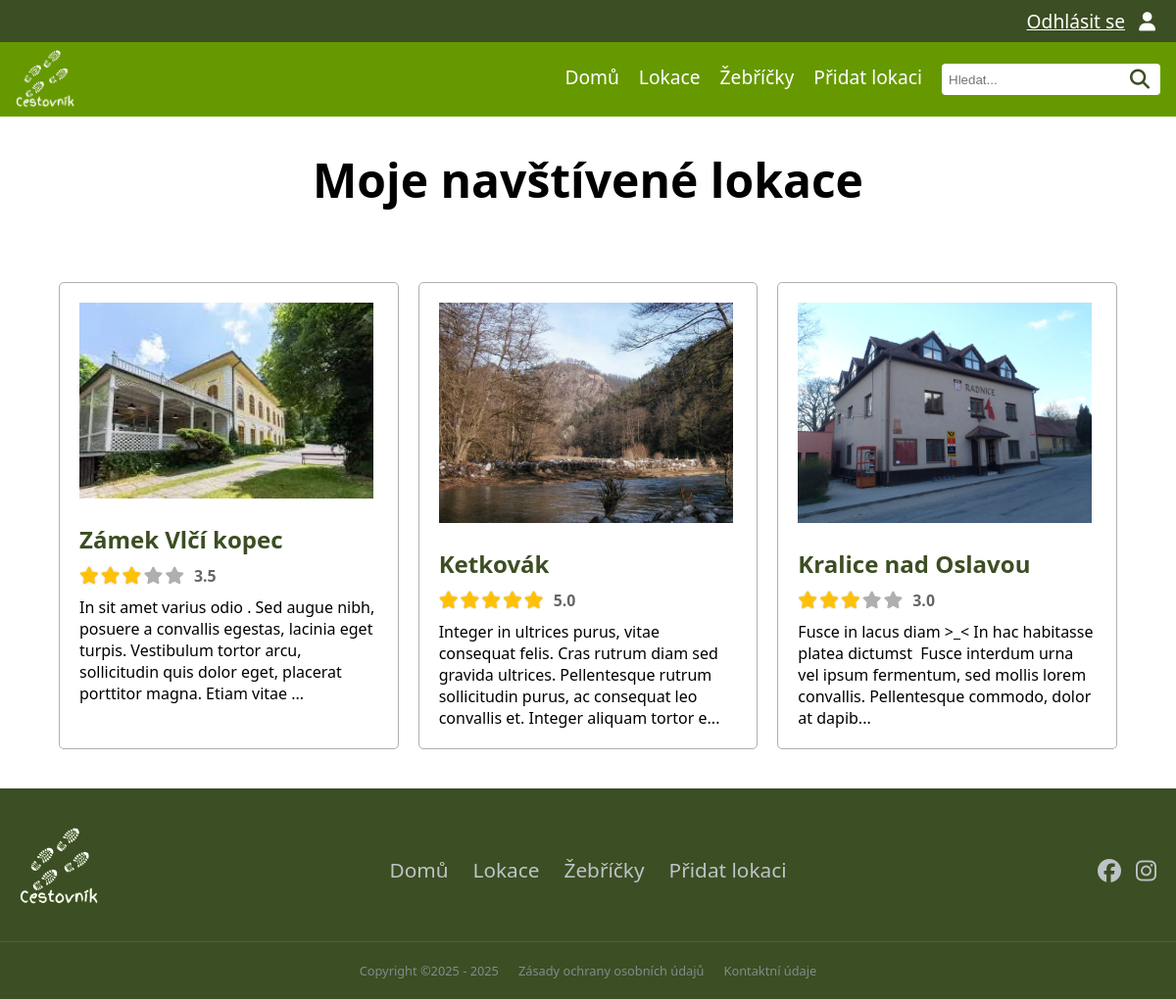
Page /my_profile_visited_locations (signed in) on the committed database.
### tables this page shows
CREATE TABLE "location"
(
    id                  INTEGER
        primary key autoincrement,
    name                VARCHAR                   not null,
    description         VARCHAR,
    date_location_added TEXT default current_date not null,
    id_user             INTEGER                   not null
        constraint location_user_id_fk
            references user
            on delete cascade,
    id_status           INTEGER                   not null
        constraint location_location_status_id_fk
            references location_status
);

### pages/my_profile.py (the view)
@router.get("/my_profile_visited_locations", response_class=HTMLResponse)
async def my_profile_visited_locations(request: Request, svc_location: LocationService = Depends(locations_service)):
    if not request.session.get("user"):
        return RedirectResponse(url="/login", status_code=303)
    user_id = request.session.get('user')['id']
    locations = svc_location.list_my_visited_locations(user_id)
    return request.app.state.templates.TemplateResponse(
        "my_profile_locations.html",
        {
            "request": request,
            "title": "Moje navštívené lokace",
            "locations": locations,
            "pending": False
        }
    )

### templates/my_profile_locations.html (shortened to what this page needs)
{% extends "base.html" %}
{% block head %}
    <link rel="stylesheet" href="{{ url_for('static', path='css/rankings.css') }}">
    <link rel="stylesheet" href="{{ url_for('static', path='css/rating.css') }}">
{% endblock %}
{% block content %}
    <h1>{{ title }}</h1>
    <div class="container">
        <div class="locations-container">
            {% for loc in locations %}
                <div class="location-box">
                    {% if not pending %}
                    <a href="{{ url_for('location_detail',  location_id=loc['id']) }}">
                        <div class="location-box-img">
                            {% if loc['photo'] %}
                                <img alt="{{ loc['photo']['alt_text'] }}" src="/{{ loc['photo']['url'] }}">
                            {% else %}
                                <img alt="No photo" src="{{ url_for('static', path='img/web/noImage.webp') }}"
                                     class="noImage">
                            {% endif %}
                        </div>
                        <div class="location-box-heading">
                            <h2>{{ loc['name'] }}</h2>
                        </div>
                        <div class="rating-stars" title="Průměrné hodnocení: {{ (loc['avg_rating'] or 0) | round(1) }}">
                            {% set active_stars = loc['avg_rating'] | int %}
                            {% set inactive_stars = 5 - active_stars %}
                            {% for i in range(active_stars) %}
                                <i class="fa-solid fa-star star-active"></i>
                            {% endfor %}
                            {% for i in range(inactive_stars) %}
                                <i class="fa-solid fa-star star-inactive"></i>
                            {% endfor %}
                            <span class="rating-value">
                        {% if loc['avg_rating'] %}
                            {{ loc['avg_rating'] | round(1) }}
                        {% else %}
                            0.0
                        {% endif %}
                        </span>
                        </div>
                        <div class="location-box-description">
                            {{ loc['description'] | truncate(200, True, '...') | safe | striptags }}
                        </div>
                    </a>
                {% endif %}
                </div>
            {% endfor %}
        </div>
    </div>
{% endblock %}

### static/css/style.css (style rules this page uses)
:root { font-family: system-ui, -apple-system, Segoe UI, Roboto, sans-serif; --background-color: white; --text-color: black; --light-green-color: #669900; --dark-green-color: #3c4e23; --white-text-color: white; --neutral-gray-color: #afafaf; --shadow-gray-color: #c8c8c8; --star-gold-color: #ffc107; --google-red-color:#DB4437; font-size: 16px; }
html, body { margin:0; padding: 0; background: var(--background-color); }
body { display: flex; flex-direction: column; min-height: 100vh; }
h1 { font-size: 3em; text-align: center; }

### static/css/rankings.css (style rules this page uses)
.container { display: grid; grid-template-columns: 1fr; width: 90%; margin: 0 auto; }
.locations-container { display: grid; grid-template-columns: 1fr 1fr 1fr; gap: 20px; margin: 5vh 0 5vh 0; }
.location-box { display: flex; flex-direction: column; border: 1px solid var(--neutral-gray-color); border-radius: 5px; padding: 20px; }
.location-box a { text-decoration: none; color: var(--text-color); }
.location-box-img { max-width: 300px; height: auto; }
.location-box-img img { width: 100%; object-fit: cover; }
.location-box-description { margin-top: 10px; }
.location-box-heading { color: var(--dark-green-color); margin-bottom: -10px; }

### static/css/rating.css (style rules this page uses)
.rating-stars { display: inline-flex; align-items: center; gap: 2px; font-size: 1.1em; }
.star-active { color: var(--star-gold-color); filter: drop-shadow(0 0 1px rgba(0,0,0,0.2)); }
.star-inactive { color: var(--neutral-gray-color); }
.rating-value { margin-left: 8px; font-weight: bold; color: #666; font-size: 0.9em; }

### rows in the picture
location: shows a picture, name "Zámek Vlčí kopec", avg_rating "3.5", description "In sit amet varius odio . Sed augue nibh, posuere a convallis egestas, lacinia eget turpis. Vestibulum tortor arcu, sollicitudin quis dolor eget, placerat porttitor magna. Etiam vitae ..."
location: shows a picture, name "Ketkovák", avg_rating "5.0", description "Integer in ultrices purus, vitae consequat felis. Cras rutrum diam sed gravida ultrices. Pellentesque rutrum sollicitudin purus, ac consequat leo convallis et. Integer aliquam tortor e..."
location: shows a picture, name "Kralice nad Oslavou", avg_rating "3.0", description "Fusce in lacus diam >_< In hac habitasse platea dictumst Fusce interdum urna vel ipsum fermentum, sed mollis lorem convallis. Pellentesque commodo, dolor at dapib..."

### other values in the picture
{{ title }} "Moje navštívené lokace"
